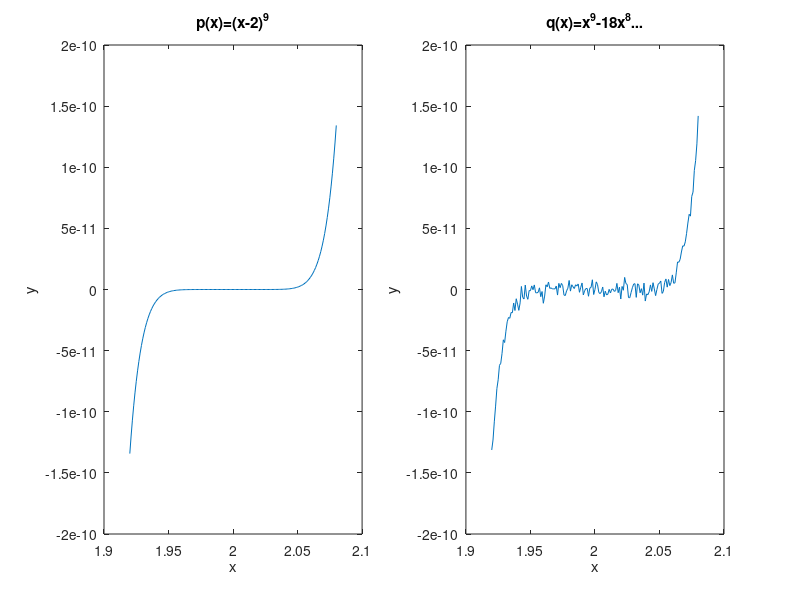

Write the MATLAB code that produced this figure.

% Initial
close all, clear all, fclose all,clc;


%cal p(x) coefficient
p= [1 -2];

%cal q(x) coefficient
q=p;
for indexi=1:8
    q=conv(q,p);
end

x= 1.92:0.001:2.08;
PX= polyval(p,x).^9
QX=polyval(q,x);

%plot p(x)=(x-2)^9
subplot(1,2,1);
plot(x,PX,'-');
xlabel('x');
ylabel('y');
title('p(x)=(x-2)^9');

%plot q(x)
subplot(1,2,2);
plot(x,QX,'-');
xlabel('x');
ylabel('y');
title('q(x)=x^9-18x^8...');

